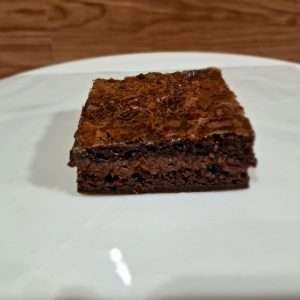
#> input picture biblioteca/fotos/sobremesas/p003-1.jpg, 300 x 300 px
$ python dia_2811.py
#> lines starting #> are read from the running program, lines starting #| are printed output that depends on the picture
### gerador/artes.py
"""Gera as artes dos posts do @amigos.dieta (1080x1350, visual verde da marca)."""
import os, subprocess, sys, html
from PIL import Image

REPO = os.path.dirname(os.path.dirname(os.path.abspath(__file__)))
FOTOS = f"{REPO}/biblioteca"          # img(FOTOS + "/fotos/natal/p031-0.jpg")
FONTES = f"{REPO}/biblioteca/fontes"
OUT = os.environ.get("ARTES_OUT", "/tmp/artes-out")
os.makedirs(OUT, exist_ok=True)

CSS = f"""
@font-face{{font-family:'Baloo 2';font-weight:800;src:url('file://{FONTES}/baloo-2-latin-800-normal.woff2')}}
@font-face{{font-family:'Baloo 2';font-weight:700;src:url('file://{FONTES}/baloo-2-latin-700-normal.woff2')}}
@font-face{{font-family:'DM Sans';font-weight:400;src:url('file://{FONTES}/dm-sans-latin-400-normal.woff2')}}
@font-face{{font-family:'DM Sans';font-weight:500;src:url('file://{FONTES}/dm-sans-latin-500-normal.woff2')}}
@font-face{{font-family:'DM Sans';font-weight:700;src:url('file://{FONTES}/dm-sans-latin-700-normal.woff2')}}
:root{{--bg:#1f7a4d;--blob:#2b8a5c;--ink:#ffffff;--acc:#ffb45c;--acc2:#f28c28;--dark:#14432c;--soft:#e2f0d8}}
*{{box-sizing:border-box;margin:0;padding:0}}
html,body{{width:1080px;height:1350px;overflow:hidden}}
body{{background:var(--bg);color:var(--ink);font-family:'DM Sans',sans-serif;position:relative}}
.blob{{position:absolute;border-radius:50%;background:var(--blob)}}
.b1{{width:760px;height:760px;right:-300px;top:-260px}}
.b2{{width:620px;height:620px;left:-320px;bottom:-300px}}
.top{{position:absolute;top:64px;left:72px;right:72px;display:flex;justify-content:space-between;align-items:center;z-index:2}}
.logo{{display:flex;align-items:center;gap:14px;font-family:'Baloo 2';font-weight:800;font-size:40px;letter-spacing:-.5px}}
.selo{{background:var(--acc);color:var(--dark);font-weight:700;font-size:26px;letter-spacing:3px;padding:10px 26px;border-radius:999px}}
.wrap{{position:absolute;left:72px;right:72px;top:170px;bottom:90px;display:flex;flex-direction:column;z-index:2}}
.kicker{{color:var(--acc);font-weight:700;font-size:28px;letter-spacing:5px;text-transform:uppercase;margin-bottom:14px}}
h1{{font-family:'Baloo 2';font-weight:800;line-height:.98;letter-spacing:-1.5px}}
h1 em{{font-style:normal;color:var(--acc)}}
h2{{font-family:'Baloo 2';font-weight:800;font-size:92px;line-height:1;letter-spacing:-1px;margin-bottom:28px}}
h2 em{{font-style:normal;color:var(--acc)}}
.sub{{font-size:40px;line-height:1.3;font-weight:500;margin-top:18px;max-width:880px}}
.pills{{display:flex;flex-wrap:wrap;gap:14px;margin-top:26px}}
.pill{{background:#fff;color:var(--bg);font-weight:700;font-size:26px;padding:10px 24px;border-radius:999px}}
.photo{{border-radius:40px;overflow:hidden;box-shadow:0 24px 50px rgba(0,0,0,.28);background:#fff}}
.photo img{{width:100%;height:100%;object-fit:cover;display:block}}
.foot{{position:absolute;left:72px;right:72px;bottom:56px;display:flex;justify-content:space-between;align-items:center;font-weight:700;font-size:30px;z-index:2}}
.cta{{background:#fff;color:var(--bg);border-radius:28px;padding:26px 34px;font-family:'Baloo 2';font-weight:800;font-size:44px;line-height:1.1;display:flex;justify-content:space-between;align-items:center;gap:20px}}
.cta small{{font-family:'DM Sans';font-weight:700;font-size:26px;color:var(--dark);text-align:right;line-height:1.25}}
.card{{background:rgba(255,255,255,.09);border:2px solid rgba(255,255,255,.18);border-radius:32px;padding:34px 40px}}
ul.list{{list-style:none;display:flex;flex-direction:column;gap:18px}}
ul.list li{{font-size:40px;line-height:1.28;padding-left:46px;position:relative}}
ul.list li:before{{content:'';position:absolute;left:0;top:17px;width:20px;height:20px;border-radius:50%;background:var(--acc)}}
ol.steps{{list-style:none;display:flex;flex-direction:column;gap:34px;counter-reset:s}}
ol.steps li{{counter-increment:s;font-size:41px;line-height:1.3;padding-left:84px;position:relative}}
ol.steps li:before{{content:counter(s);position:absolute;left:0;top:0;width:60px;height:60px;border-radius:50%;background:var(--acc);color:var(--dark);font-family:'Baloo 2';font-weight:800;font-size:36px;display:flex;align-items:center;justify-content:center}}
.label{{color:var(--acc);font-weight:700;font-size:26px;letter-spacing:4px;text-transform:uppercase;margin-bottom:18px}}
.price{{font-family:'Baloo 2';font-weight:800;font-size:150px;line-height:.9;color:var(--acc)}}
.price small{{font-size:56px;margin-right:8px}}
"""

LEAF = """<svg width="58" height="58" viewBox="0 0 64 64" aria-hidden="true">
<path d="M10 54 C10 26 28 8 56 8 C56 36 38 54 10 54 Z" fill="#f28c28"/>
<path d="M14 50 C26 38 36 28 48 16" stroke="#ffffff" stroke-width="4" fill="none" stroke-linecap="round"/></svg>"""


def page(body, selo, contador=None, blobs=True, foot=""):
    s = f'<span class="selo">{html.escape(selo)}</span>' if selo else ""
    c = f'<span class="selo" style="background:transparent;color:#fff;border:2px solid rgba(255,255,255,.5)">{contador}</span>' if contador else ""
    right = s or c
    b = '<div class="blob b1"></div><div class="blob b2"></div>' if blobs else ""
    return f"""<!DOCTYPE html><html><head><meta charset="utf-8"><style>{CSS}</style></head><body>{b}
<div class="top"><div class="logo">{LEAF}<span>amigos da dieta</span></div>{right}</div>
{body}{foot}</body></html>"""


def img(path):
    return "file://" + path


def render(name, doc):
    hp = f"{OUT}/{name}.html"
    pp = f"{OUT}/{name}.png"
    open(hp, "w", encoding="utf-8").write(doc)
    subprocess.run(["google-chrome", "--headless=new", "--no-sandbox", "--disable-gpu", "--hide-scrollbars",
                    "--allow-file-access-from-files", "--force-device-scale-factor=1",
                    "--window-size=1080,1350", "--virtual-time-budget=3000",
                    f"--screenshot={pp}", "file://" + hp], check=True, capture_output=True)
    Image.open(pp).convert("RGB").save(f"{OUT}/{name}.jpg", quality=90, optimize=True)
    os.remove(pp)
    return f"{OUT}/{name}.jpg"


def foot_swipe(txt="Arraste para o lado →"):
    return f'<div class="foot"><span></span><span>{txt}</span></div>'

### gerador/dia_2811.py
import sys
import os
sys.path.insert(0, os.path.dirname(os.path.abspath(__file__)))
from artes import *
from PIL import Image

F = FOTOS + '/fotos'
out = {}

# Foto do brownie recheado (pequena): recorte centralizado, usada em tamanho moderado
BROWNIE = f"{OUT}/brownie-crop.jpg"
Image.open(F + '/sobremesas/p003-1.jpg').crop((20, 20, 280, 250)).save(BROWNIE, quality=95)
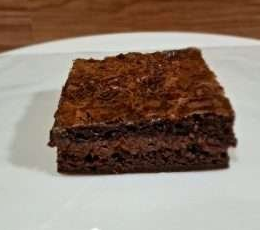
#> saved as brownie-crop.jpg: PIL image 260x230 RGB; mean R, G, B 142.6, 124.8, 111.7


def oferta(kicker, titulo, sub, preco, extra, cta_small, selo="OFERTA"):
    return page(f"""
<div class="wrap" style="justify-content:center">
  <div class="kicker">{kicker}</div>
  <h1 style="font-size:104px">{titulo}</h1>
  <div class="sub">{sub}</div>
  <div class="price" style="margin-top:46px"><small>R$</small>{preco}</div>
  <div class="sub" style="font-size:30px;margin-top:10px">{extra}</div>
</div>
<div class="foot" style="bottom:64px;display:block"><div class="cta"><span>Link na bio</span><small>{cta_small}</small></div></div>
""", selo)


def foto_nome(foto, nome, h=330):
    return (f'<div><div class="photo" style="height:{h}px"><img src="{img(F + foto)}"></div>'
            f'<div class="pill" style="display:inline-block;margin-top:14px">{nome}</div></div>')


# ---------- 11:00 SALADA: venda (4 slides) ----------
sal = []
sal.append(render("2811-salada-1", page(f"""
<div class="wrap">
  <div class="kicker">Mesma salada todo dia?</div>
  <h1 style="font-size:112px">Cansado de<br>comer <em>a mesma<br>salada?</em></h1>
  <div style="display:grid;grid-template-columns:1fr 1fr;gap:22px;margin-top:auto">
    <div class="photo" style="height:330px"><img src="{img(F+'/salada/p018-0.jpg')}"></div>
    <div class="photo" style="height:330px"><img src="{img(F+'/salada/p024-0.jpg')}"></div>
    <div class="photo" style="height:330px"><img src="{img(F+'/salada/p030-0.jpg')}"></div>
    <div class="photo" style="height:330px"><img src="{img(F+'/salada/p021-0.jpg')}"></div>
  </div>
</div>""", "OFERTA", foot=foot_swipe())))
#> (the run stopped early here; a loop or call above may not have finished)

$ run again, with biblioteca/fotos/natal/p031-0.jpg copied over biblioteca/fotos/sobremesas/p003-1.jpg
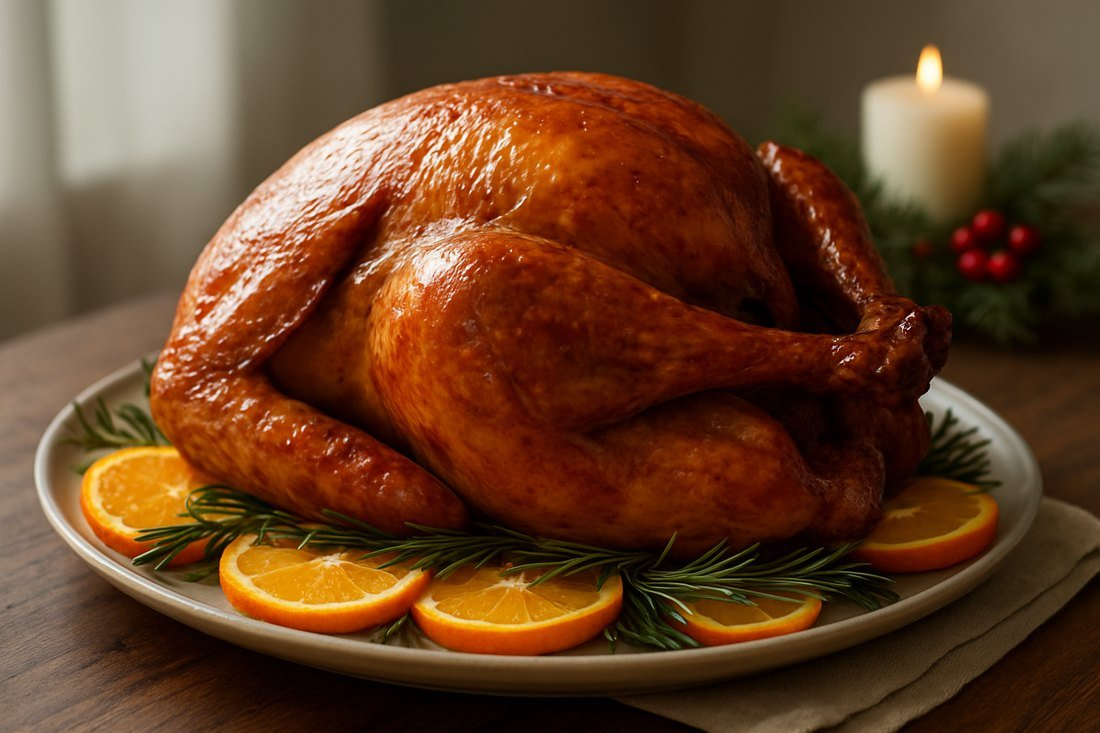
#> input picture biblioteca/fotos/natal/p031-0.jpg, 1100 x 733 px
#> `Image.open(F + '/sobremesas/p003-1.jpg').crop((20, 20, 280, 250)).save..`:
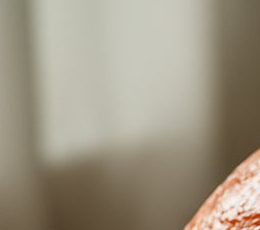
#> saved as brownie-crop.jpg: PIL image 260x230 RGB; mean R, G, B 157.5, 148.9, 130.6

$ run again, with biblioteca/fotos/sobremesas/p006-0.jpg copied over biblioteca/fotos/sobremesas/p003-1.jpg
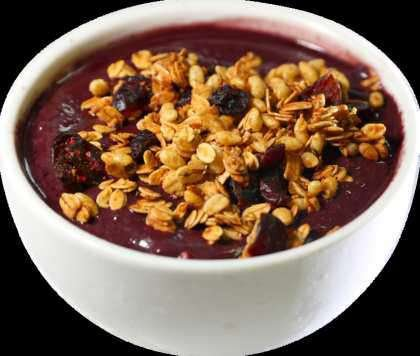
#> input picture biblioteca/fotos/sobremesas/p006-0.jpg, 420 x 356 px
#> `Image.open(F + '/sobremesas/p003-1.jpg').crop((20, 20, 280, 250)).save..`:
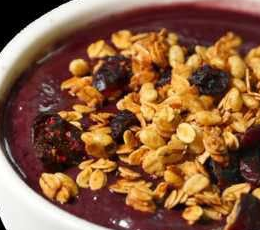
#> saved as brownie-crop.jpg: PIL image 260x230 RGB; mean R, G, B 138.7, 92.8, 61.8

$ run again, with biblioteca/fotos/sobremesas/p012-0.jpg copied over biblioteca/fotos/sobremesas/p003-1.jpg
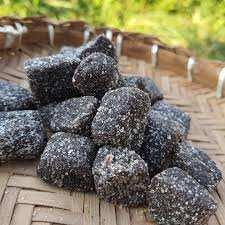
#> input picture biblioteca/fotos/sobremesas/p012-0.jpg, 225 x 225 px
#> `Image.open(F + '/sobremesas/p003-1.jpg').crop((20, 20, 280, 250)).save..`:
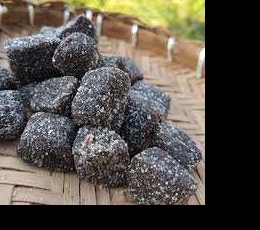
#> saved as brownie-crop.jpg: PIL image 260x230 RGB; mean R, G, B 85, 79.5, 72
